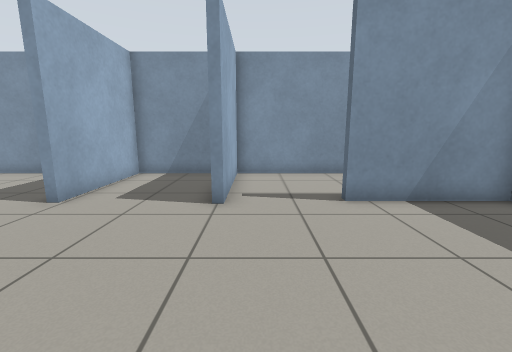
view 1 (above)

12 first-person views from a walk through a robot-simulator world made for Gazebo. The camera is 0.92 m above the floor, tilts 10° down and sees 90° across. The floor is counted in squares, 0.5 m on a side. Each view is taken from the middle of a square. On the plan, view 1 faces up. The plan holds only what a view shows up to about 15 squares ahead; the rest is blank. Robots are left out.

view 2
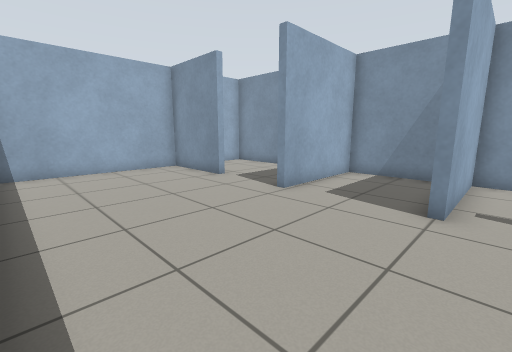

view 3
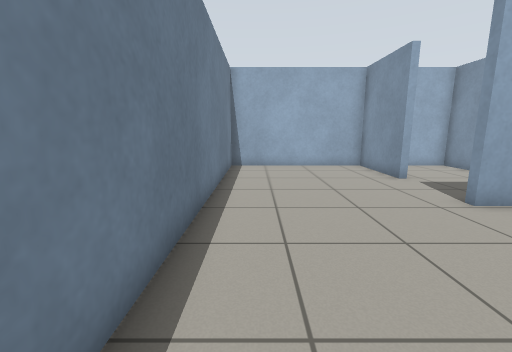

view 4
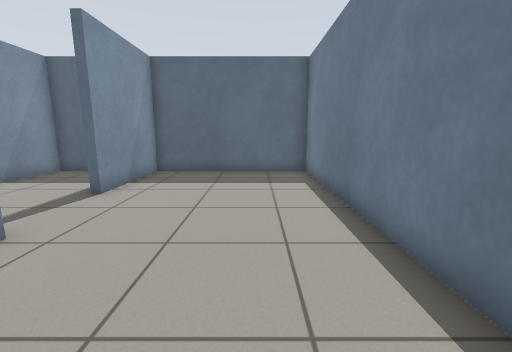

view 5
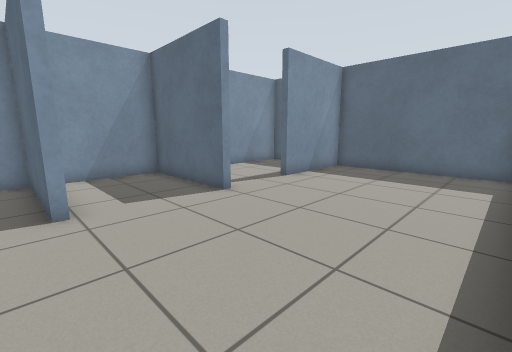

view 6
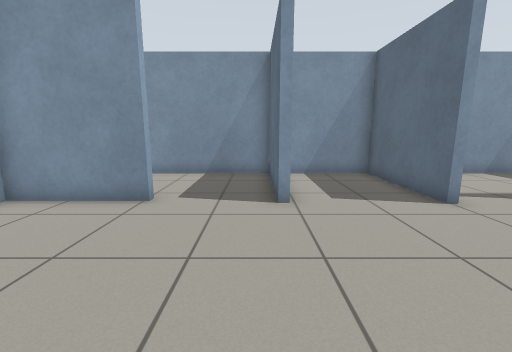

view 7
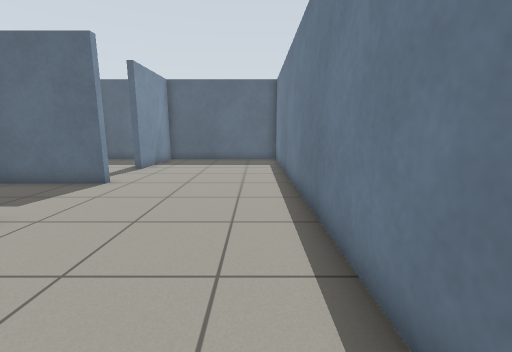

view 8
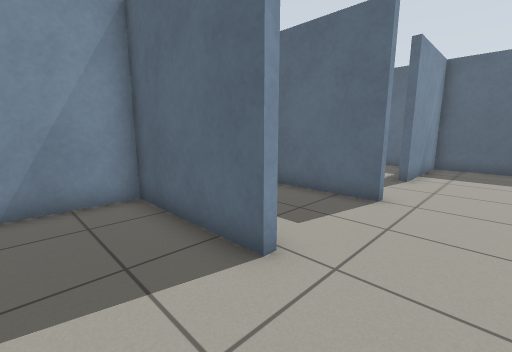

view 9
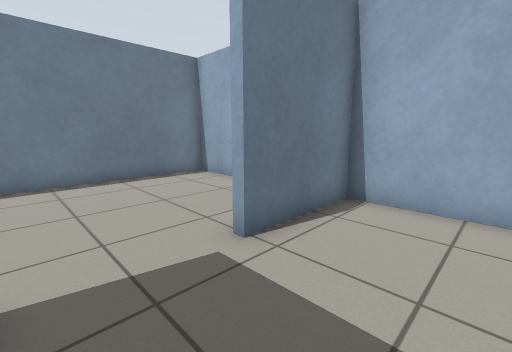

view 10
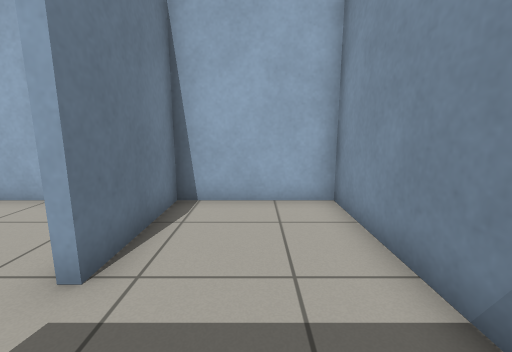

view 11
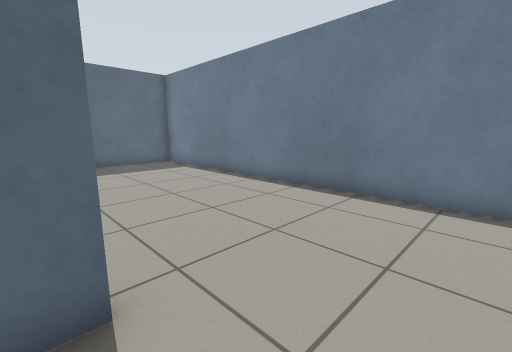

view 12
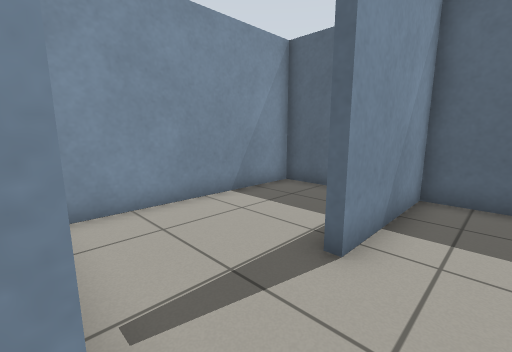

### Floor plan
Ten units are one square. View 1 is at (0, 0); x grows to the right and y downward. Boxes are objects, and circles mark ways between rooms. Rooms are numbered by the first view taken in them; rooms with no view inside come last. Other rooms are left out.
<svg viewBox="-131 -116 204 124">
<path fill="none" stroke="#000" d="M-11 -62 -11 -111 -51 -111 -51 -66 -54 -66M-50 -63 -55 -63M-88 -66 -126 -66 -126 3 68 3 68 -66 24 -66M-54 -66 -54 -111 -126 -111 -126 -69 -88 -69 -88 -66M24 -66 24 -70M68 -80 68 -111 -8 -111 -8 -62"/>
<circle cx="-70" cy="-70" r="3" fill="#2a7"/>
<circle cx="10" cy="-70" r="3" fill="#2a7"/>
<text x="-30" y="-30">1</text>
<text x="-90" y="-90">2</text>
<text x="30" y="-90">3</text>
</svg>
Room 1 opens to room 2. Room 1 opens to room 3.

Where each view was taken, in squares from view 1:
view 1: 0 up, 0 right, facing up
view 2: 0 up, 0 right, facing up-left
view 3: 1 up, 1 right, facing left
view 4: 2 up, 5 left, facing right
view 5: 0 up, 6 left, facing up-right
view 6: 0 up, 6 left, facing up
view 7: 1 up, 10 left, facing right
view 8: 4 up, 8 left, facing up-right
view 9: 10 up, 6 left, facing down-left
view 10: 9 up, 6 left, facing left
view 11: 7 up, 8 left, facing down-right
view 12: 5 up, 1 left, facing up-right
